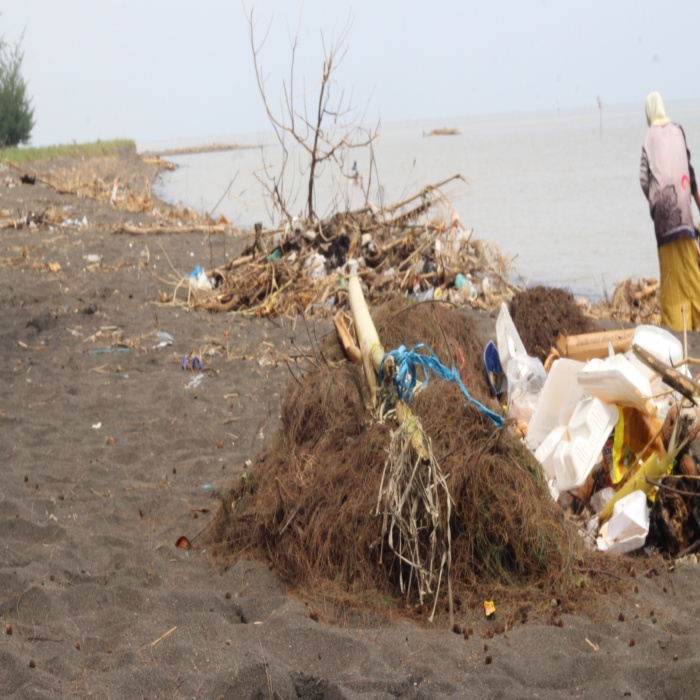
#> input picture 1.jpg, 700 x 700 px
$ jupyter execute '30-image registration using homograpyh in open cv.ipynb'
#> lines starting #> are read from the running program, lines starting #| are printed output that depends on the picture
[cell 1]
import numpy as np
import cv2

[cell 2]
im1 = cv2.imread('1.jpg')
#> im1 is the input picture: shape (700, 700, 3); mean B, G, R 133.5, 144.8, 158
im2 = cv2.imread('2.jpg')
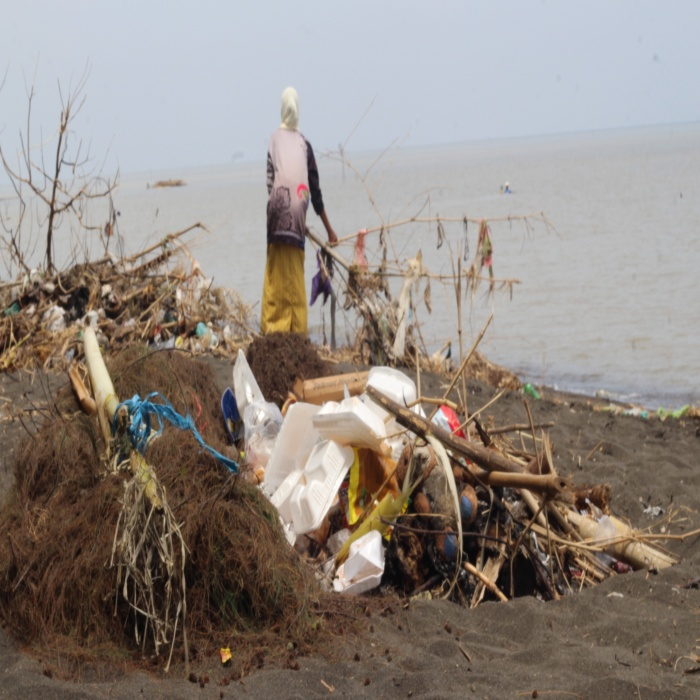
#> input picture 2.jpg, 700 x 700 px
#> im2 is the input picture: shape (700, 700, 3); mean B, G, R 128.7, 135.5, 144.6

[cell 3]
img1 = cv2.cvtColor(im1, cv2.COLOR_BGR2GRAY)
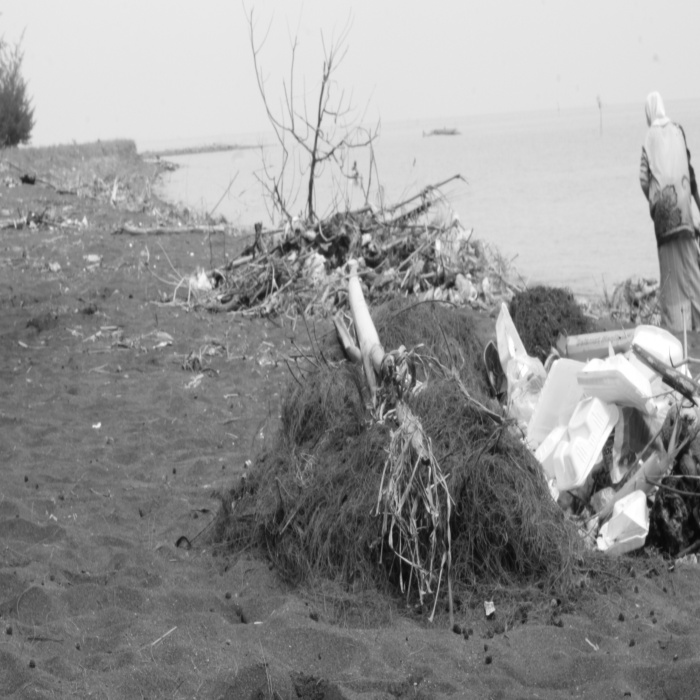
#> img1: shape (700, 700); min 8, max 255, mean 147.4
img2 = cv2.cvtColor(im2, cv2.COLOR_BGR2GRAY)
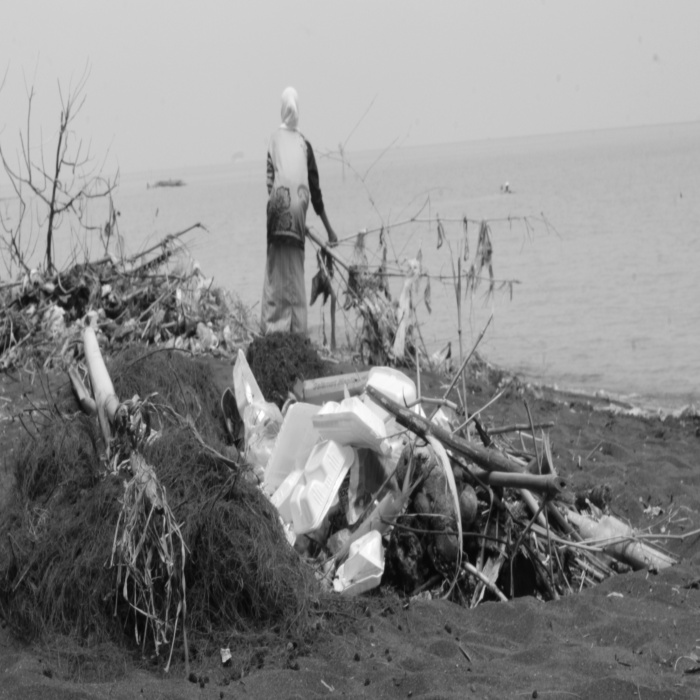
#> img2: shape (700, 700); min 5, max 255, mean 137.5

[cell 4]
#initiate ORB
orb = cv2.ORB_create(50)

kp1, des1 = orb.detectAndCompute(img1, None)
#> kp1 = 50 keypoints; strongest (x, y, size): (543, 363, 31), (487, 613, 31), (542, 362, 37.2), (487, 612, 37.2)
kp2, des2 = orb.detectAndCompute(img2, None)
#> kp2 = 50 keypoints; strongest (x, y, size): (475, 565, 31), (474, 564, 37.2), (473, 563, 53.6), (337, 577, 31)

#img3 = cv2.drawKeypoints(img1, kp1, None, flags=None)
#img4 = cv2.drawKeypoints(img2, kp2, None, flags=None)

[cell 5]
matcher = cv2.DescriptorMatcher_create(cv2.DESCRIPTOR_MATCHER_BRUTEFORCE_HAMMING)

#MATCH DESCRIPTORS
matches = matcher.match(des1, des2,None)
#> matches = 50 matches
matches = sorted(matches, key = lambda x:x.distance)

points1 = np.zeros((len(matches), 2), dtype=np.float32)
#> points1 = 50 pairs, first value 0 to 0, second value 0 to 0
points2 = np.zeros((len(matches), 2), dtype=np.float32)
#> points2 = 50 pairs, first value 0 to 0, second value 0 to 0

for i, match in enumerate(matches):
    points1[i, :] = kp1[match.queryIdx].pt
    points2[i, :] = kp2[match.trainIdx].pt
#> this loop made 50 passes
#> after the loop, points1 = 50 pairs, first value 249.6 to 657, second value 231.4 to 613; points2 = 50 pairs, first value 51.84 to 586, second value 286.2 to 661
print(kp1)
#> (printed output is left out)
print(points1)
#> (printed output is left out)

[cell 6]
#Use homography
h, mask = cv2.findHomography(points1, points2, cv2.RANSAC)
#> h = [[1.01, -0.0115, -260.5], [0.00818, 0.963, 60.59], [6.82e-05, -6.3e-05, 1]]; mask = 50 values, max 1 at index 0, min 0 at index 19, mean 0.5
height , width, channels= im2.shape
#> height = 700; width = 700; channels = 3

im1Reg = cv2.warpPerspective(im1, h, (width, height))
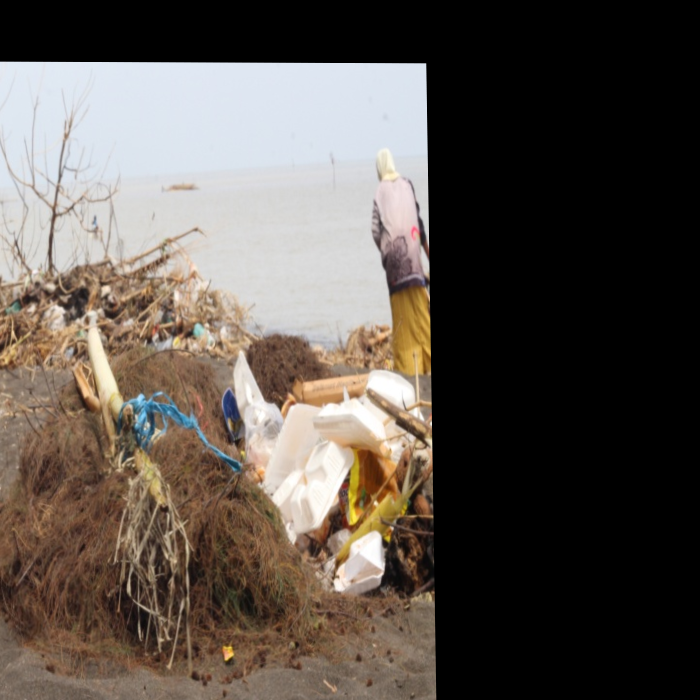
#> im1Reg: shape (700, 700, 3); mean B, G, R 76.4, 83, 91
img3 = cv2.drawMatches(im1,kp1,im2,kp2,matches[:10],None)
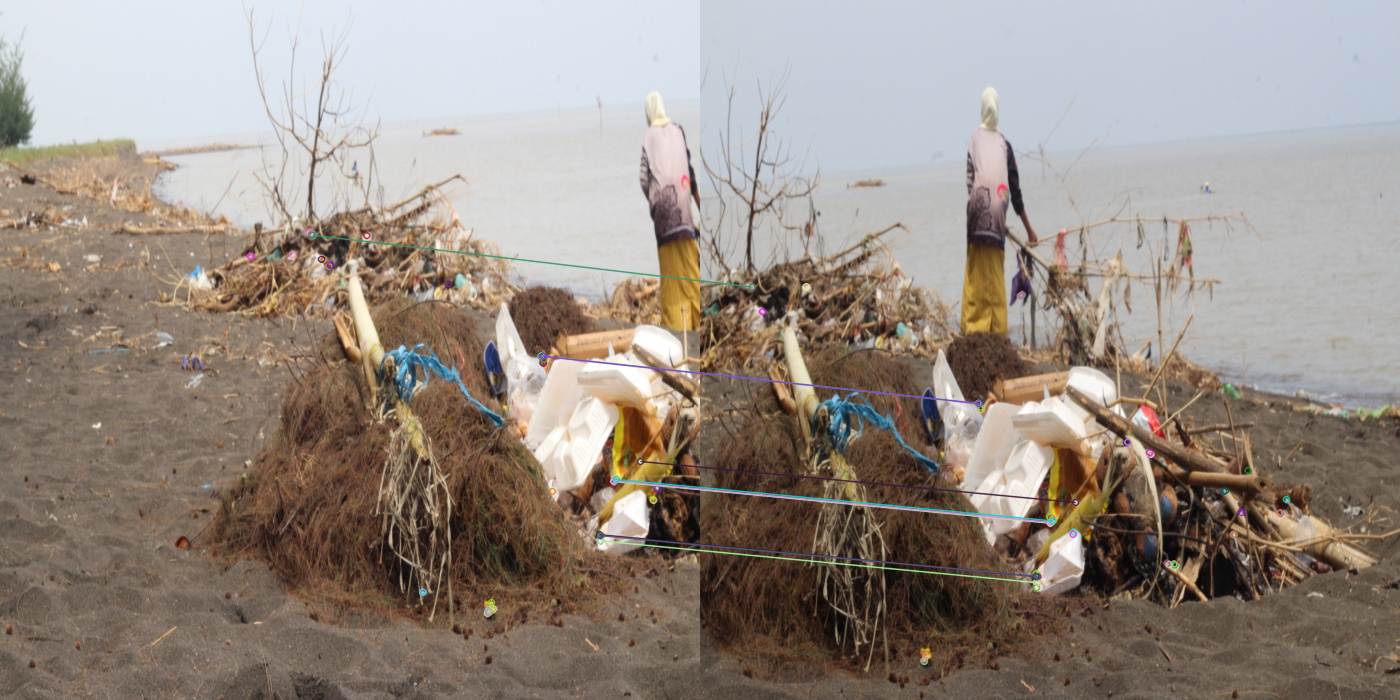
#> img3: shape (700, 1400, 3); mean B, G, R 131.5, 140.3, 151.2
cv2.imshow('keypoints matches', img3)
cv2.imshow('registered',im1Reg)
cv2.waitKey(0)
